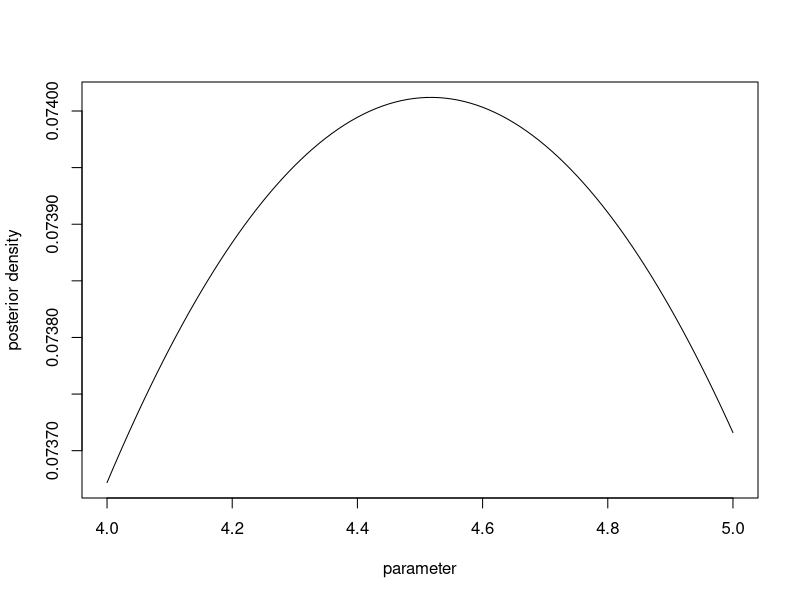
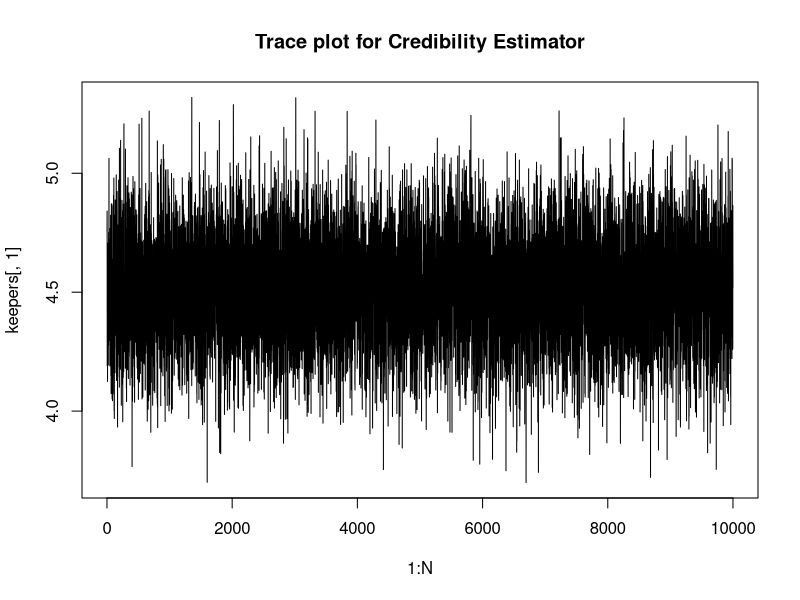
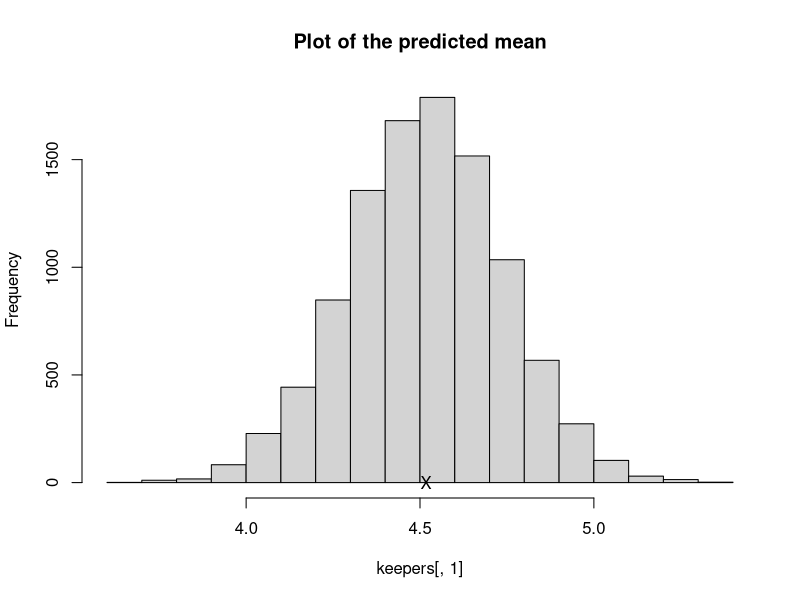
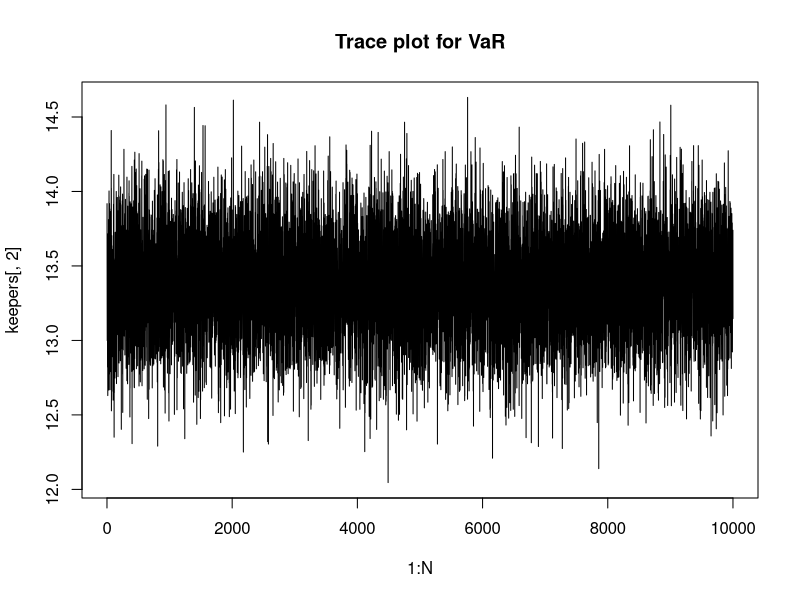
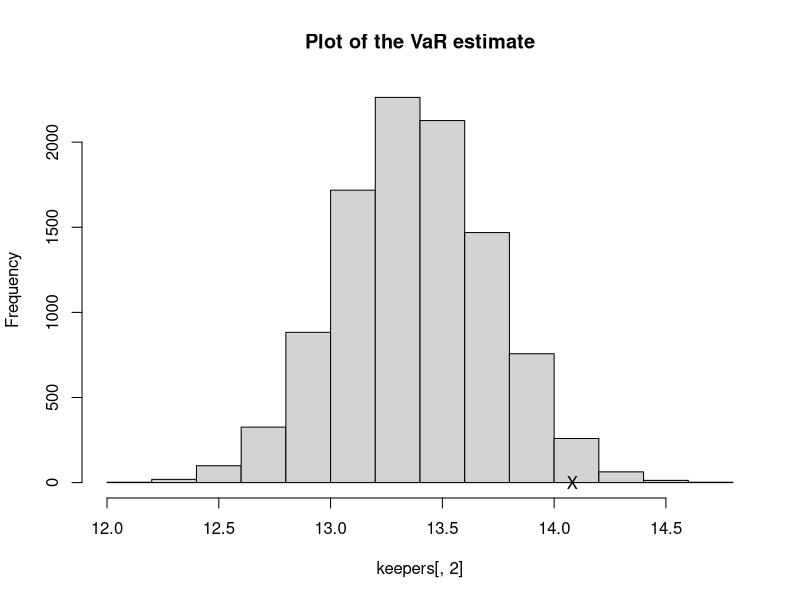
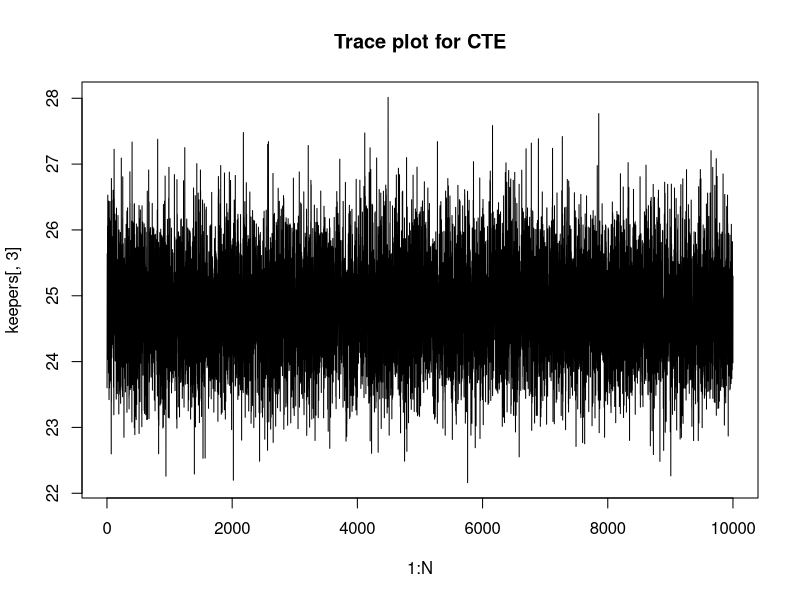
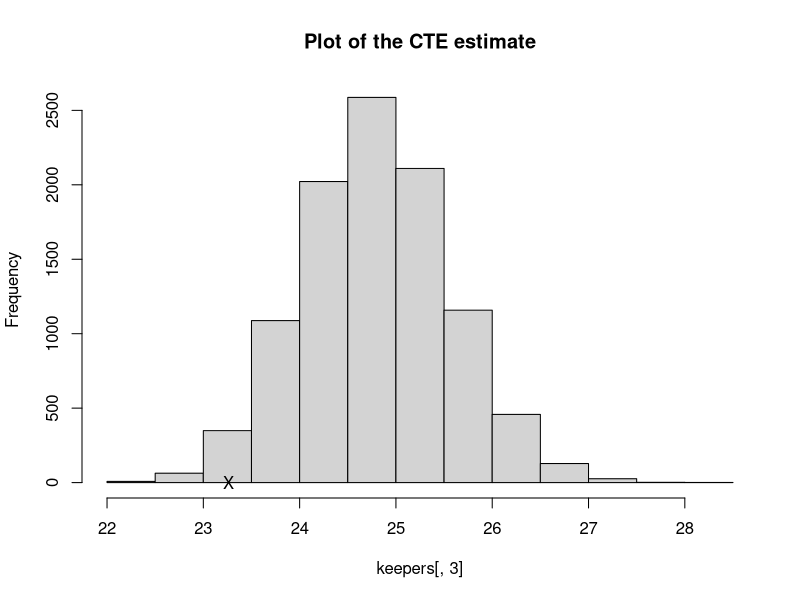

The R source for these figures, in order:
##-----------------------------------------------------------------------------------
## TITLE:     Model correctlt specified, Bayesian versus credibility estimation,
##            and Gibbs posterior
##
## AUTHORS:    L. Hong and R. Martin
##-----------------------------------------------------------------------------------

set.seed(53)
alpha <- 3 
lambda <- 0.2
n <- c(600, 400, 200)

X <- rlnorm(n[1], meanlog=1, sdlog=1) #generate random number log normal distribution
X2 <- rlnorm(n[2], meanlog=1, sdlog=1)
X3 <- rlnorm(n[3], meanlog=1, sdlog=1)

#Define true parameter value
VaR.hat <- qlnorm(0.95, meanlog=1, sdlog=1)
d <- function(x){exp(-(log(x)-1)^2/2)/sqrt(2*pi)} # Log normal distribution with var = 1 and mean = 1. 
CTE.hat <- integrate(d, lower=VaR.hat, upper=Inf)$value/0.05 #lower tail expectation. 

#alpha is shape and lambda is 1/rate 
#simulating Gibbs

#---------------------------------------------------
# plots of the posterior for different sample sizes
#---------------------------------------------------
#Simulation for one trial with n=600

dpost1 <- function(x){dnorm(x, mean=mean(X), sd=sqrt(n[1]/((n[1]/(var(X)) + 1))))}
curve(dpost1, from=4, to=5, xlab="parameter", ylab="posterior density", lty=1)
points(mean(X), pch = "X") #True value of 

N = 10000
#Record
keepers <- matrix(0, N, 3)
sigma.hat2 <- n[1]/((n[1]/(var(X)) + 1))

Y <- dnorm(1000, mean=mean(X), sd=sqrt(sigma.hat2))

for (i in 1:N) {
  Y <- rnorm(n[1], mean=mean(X), sd=sqrt(sigma.hat2))
  mu <- mean(Y)
  VaR.star <- qnorm(0.95, mean = mean(Y), sd = sqrt(var(Y)))
  CTE.star <- integrate(d, lower=VaR.star, upper=Inf)$value/0.05
  keepers[i,] <- c(mu,VaR.star,CTE.star)
}

plot(1:N, keepers[,1], type="l", main="Trace plot for Credibility Estimator")
hist(keepers[,1], main="Plot of the predicted mean")
points(mean(X), 0, pch = "X") #predictive mean

plot(1:N, keepers[,2], type="l", main="Trace plot for VaR")
hist(keepers[,2], main="Plot of the VaR estimate")
points(VaR.hat, 0, pch = "X") #predicted VaR estimate

plot(1:N, keepers[,3], type="l", main="Trace plot for CTE")
hist(keepers[,3], main="Plot of the CTE estimate")
points(CTE.hat, 0, pch = "X") #predicted CTE estimate